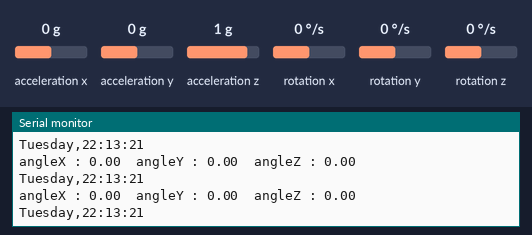
Simulated run of this sketch. Board: Arduino Uno, built for the host (arithmetic inside an expression is 32-bit, double 64-bit). On the bench: the last lines printed to the serial monitor. The test bench sets the inputs (shaded band); at power-on: acceleration x 0 g, acceleration y 0 g, acceleration z 1 g, rotation z 0 °/s, rotation x 0 °/s, rotation y 0 °/s. The local clock reads 2024-03-15 10:24:30 at power-on unless the sketch sets it.

Above: at 4.2 s.
4.3 s: acceleration x set to -1.4 g
At 5.0 s:
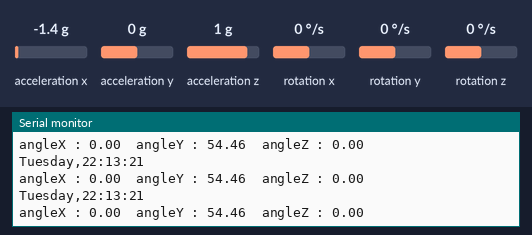
5.8 s: acceleration y set to -1.4 g
At 6.6 s:
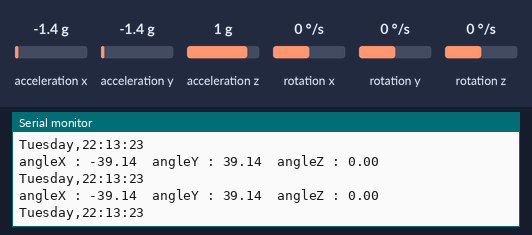
7.3 s: acceleration z set to -1.4 g
At 8.3 s:
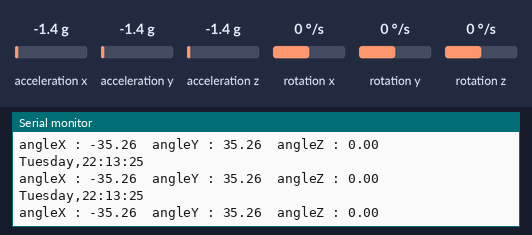
8.8 s: rotation z set to -192 °/s
Timing chart, 0 to 9.8 s (numbered marks = the images above; inputs shaded):
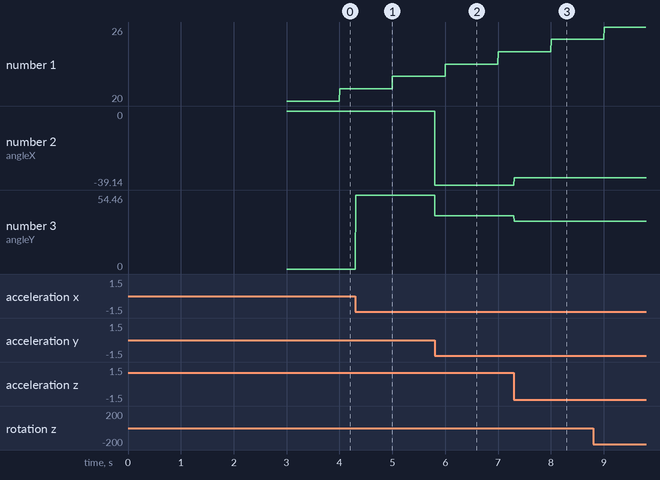

Measured:
- after the input at 4.3 s, the serial monitor: prints a new line at once (image 1)
- after the input at 5.8 s, the serial monitor: prints a new line at once (image 2)
- after the input at 7.3 s, the serial monitor: prints a new line at once (image 3)
- plotted number 2: 0 → -39.14 after the input at 5.8 s, -39.14 → -35.26 after the input at 7.3 s
- plotted number 3: 0 → 54.46 after the input at 4.3 s, 54.46 → 39.14 after the input at 5.8 s, 39.14 → 35.26 after the input at 7.3 s

The sketch:

rtc_mpu.ino
```cpp
#include <Wire.h>
#include "RTClib.h"
#include <MPU6050_tockn.h>

#define I2C_SDA 17
#define I2C_SCL 16

TwoWire I2CMPU = TwoWire(0);
TwoWire I2CRTC = TwoWire(0);

MPU6050 mpu6050(I2CMPU);

RTC_DS3231 rtc;
char daysOfTheWeek[7][12] = {"Sunday", "Monday", "Tuesday", "Wednesday", "Thursday", "Friday", "Saturday"};

void setup() {
  Serial.begin(115200);
  Wire.begin();
  I2CMPU.begin(I2C_SDA, I2C_SCL, 100000);
  mpu6050.begin();
  mpu6050.calcGyroOffsets(true);

  I2CRTC.begin(I2C_SDA, I2C_SCL, 100000);
  bool status;
  status = rtc.begin(&I2CRTC);
  // put your setup code here, to run once:
    if (! status) {
      Serial.println("Couldn't find RTC");
      while (1);
    }
    rtc.adjust(DateTime(__DATE__, __TIME__));
//    rtc.adjust(DateTime(2022,11,2,12,1 9,00));
}

void loop() {
  // put your main code here, to run repeatedly:
  DateTime now = rtc.now();
  Serial.println(String(daysOfTheWeek[now.dayOfTheWeek()]) + "," + String(now.hour(), DEC) + ":" + String(now.minute(), DEC) + ":" + String(now.second(), DEC));
  mpu6050.update();
  Serial.print("angleX : ");
  Serial.print(mpu6050.getAngleX());
  Serial.print("\tangleY : ");
  Serial.print(mpu6050.getAngleY());
  Serial.print("\tangleZ : ");
  Serial.println(mpu6050.getAngleZ());

}
```
